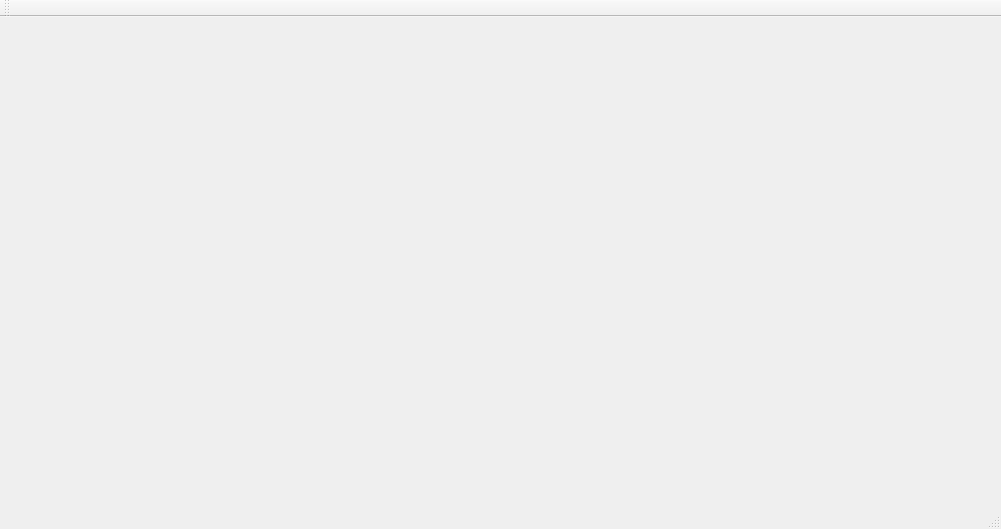
<?xml version="1.0" encoding="UTF-8"?>
<ui version="4.0">
 <class>Optimus</class>
 <widget class="QMainWindow" name="Optimus">
  <property name="geometry">
   <rect>
    <x>0</x>
    <y>0</y>
    <width>1001</width>
    <height>529</height>
   </rect>
  </property>
  <property name="windowTitle">
   <string>Optimus</string>
  </property>
  <property name="windowIcon">
   <iconset resource="Optimus.qrc">
    <normaloff>:/Optimus/images/common/logo.ico</normaloff>:/Optimus/images/common/logo.ico</iconset>
  </property>
  <property name="iconSize">
   <size>
    <width>32</width>
    <height>32</height>
   </size>
  </property>
  <widget class="QWidget" name="centralWidget">
   <property name="styleSheet">
    <string notr="true"/>
   </property>
   <layout class="QVBoxLayout" name="verticalLayout">
    <property name="spacing">
     <number>0</number>
    </property>
    <property name="leftMargin">
     <number>0</number>
    </property>
    <property name="topMargin">
     <number>0</number>
    </property>
    <property name="rightMargin">
     <number>0</number>
    </property>
    <property name="bottomMargin">
     <number>0</number>
    </property>
    <item>
     <layout class="QVBoxLayout" name="mainFrameContainer">
      <property name="spacing">
       <number>0</number>
      </property>
     </layout>
    </item>
   </layout>
  </widget>
  <widget class="QMenuBar" name="menuBar">
   <property name="geometry">
    <rect>
     <x>0</x>
     <y>0</y>
     <width>1001</width>
     <height>23</height>
    </rect>
   </property>
  </widget>
  <widget class="QToolBar" name="mainToolBar">
   <attribute name="toolBarArea">
    <enum>TopToolBarArea</enum>
   </attribute>
   <attribute name="toolBarBreak">
    <bool>false</bool>
   </attribute>
  </widget>
  <widget class="QStatusBar" name="statusBar"/>
 </widget>
 <layoutdefault spacing="6" margin="11"/>
 <resources>
  <include location="Optimus.qrc"/>
 </resources>
 <connections/>
</ui>
